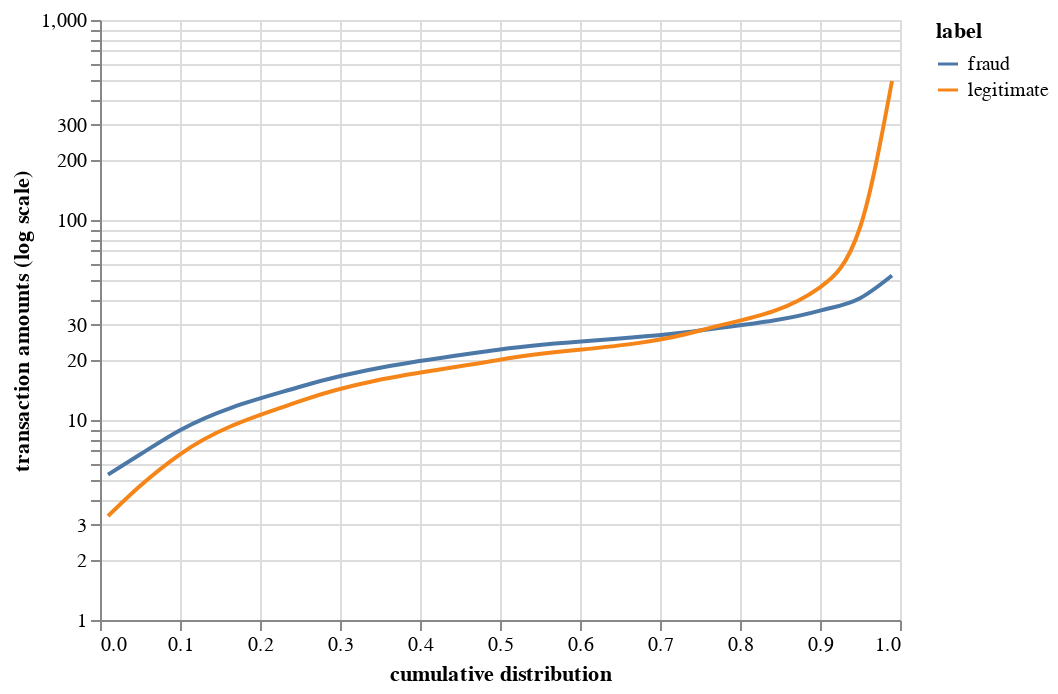

Write notebook code for a chart like this one.
### Markdown cell above
What does the above data mean?  For each label, we have a set of rows, corresponding to the first, fifth, tenth, ..., ninety-fifth, and ninety-ninth percentiles.  The value at each row indicates the transaction amount at each percentile.  As an example, this means that 25% of legitimate transaction amounts are less than or equal to $12.43.

We can plot the cumulative distribution of each transaction type to compare these distributions.

### Code cell
qdf = pd.DataFrame(qs.to_records())

alt.Chart(qdf).mark_line(interpolate="monotone").encode(
    alt.Y("amount", axis=alt.Axis(title='transaction amounts (log scale)'), scale=alt.Scale(type='log')), 
    alt.X("level_0", axis=alt.Axis(title='cumulative distribution'), scale=alt.Scale(type='linear')), 
    color="label"
)

### Figure 1 — Vega-Lite specification as saved in the notebook (floating-point values rounded to 4 significant figures)
{"config": {"view": {"continuousWidth": 400, "continuousHeight": 300}}, "data": {"name": "data-af0af6a48ee8fd90ea7e3a6c79f4c826"}, "mark": {"type": "line", "interpolate": "monotone"}, "encoding": {"color": {"type": "nominal", "field": "label"}, "x": {"type": "quantitative", "axis": {"title": "cumulative distribution"}, "field": "level_0", "scale": {"type": "linear"}}, "y": {"type": "quantitative", "axis": {"title": "transaction amounts (log scale)"}, "field": "amount", "scale": {"type": "log"}}}, "$schema": "https://vega.github.io/schema/vega-lite/v4.8.1.json", "datasets": {"data-af0af6a48ee8fd90ea7e3a6c79f4c826": [{"label": "fraud", "level_0": 0.01, "amount": 5.33}, {"label": "fraud", "level_0": 0.05, "amount": 6.72}, {"label": "fraud", "level_0": 0.1, "amount": 8.89}, {"label": "fraud", "level_0": 0.25, "amount": 14.66}, {"label": "fraud", "level_0": 0.5, "amount": 22.53}, {"label": "fraud", "level_0": 0.75, "amount": 28.0}, {"label": "fraud", "level_0": 0.9, "amount": 35.21}, {"label": "fraud", "level_0": 0.95, "amount": 40.65}, {"label": "fraud", "level_0": 0.99, "amount": 52.81}, {"label": "legitimate", "level_0": 0.01, "amount": 3.31}, {"label": "legitimate", "level_0": 0.05, "amount": 4.68}, {"label": "legitimate", "level_0": 0.1, "amount": 6.74}, {"label": "legitimate", "level_0": 0.25, "amount": 12.43}, {"label": "legitimate", "level_0": 0.5, "amount": 20.01}, {"label": "legitimate", "level_0": 0.75, "amount": 28.03}, {"label": "legitimate", "level_0": 0.9, "amount": 46.08}, {"label": "legitimate", "level_0": 0.95, "amount": 91.72}, {"label": "legitimate", "level_0": 0.99, "amount": 495.5}]}}
